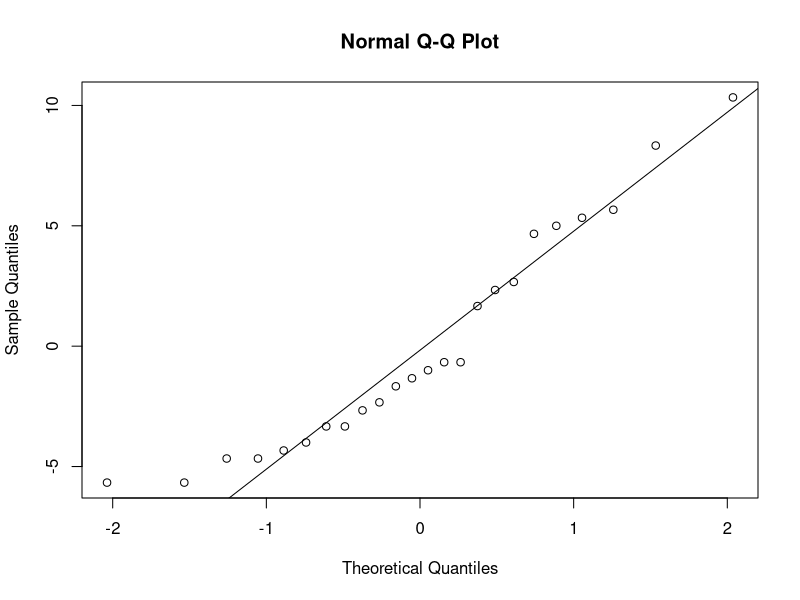
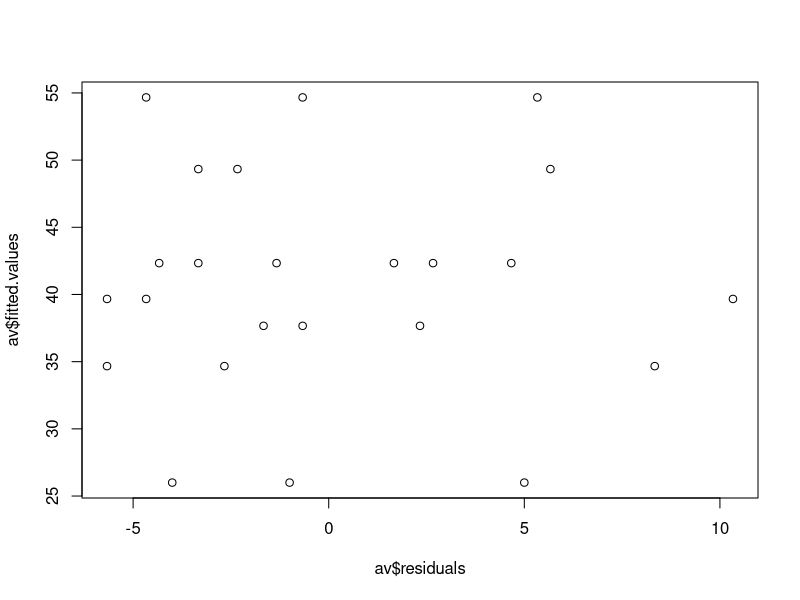
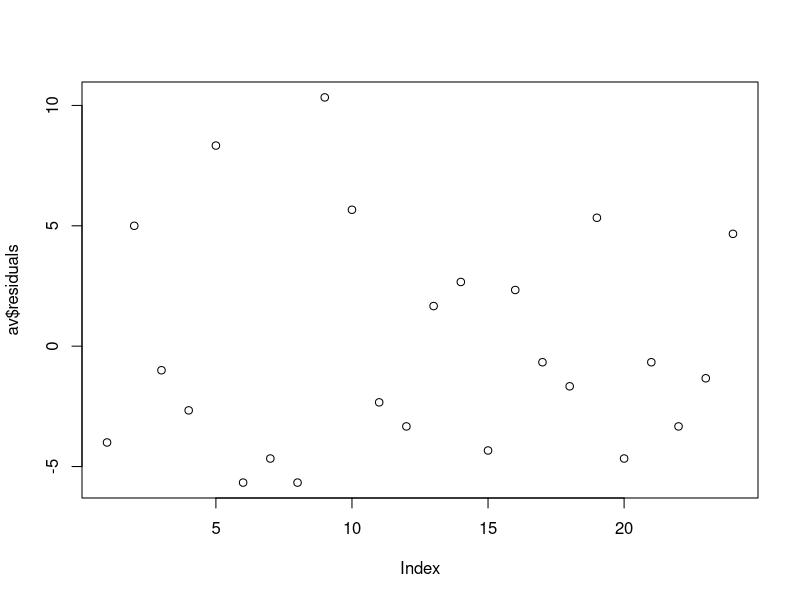
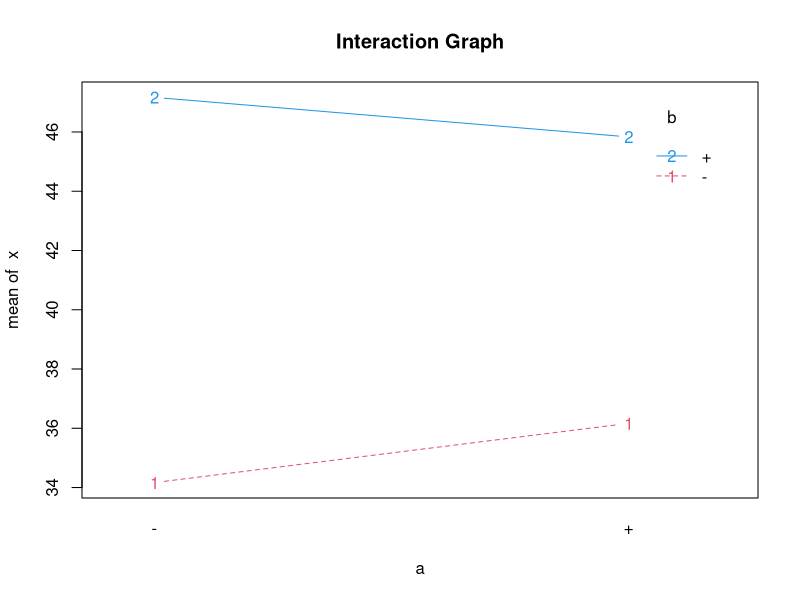
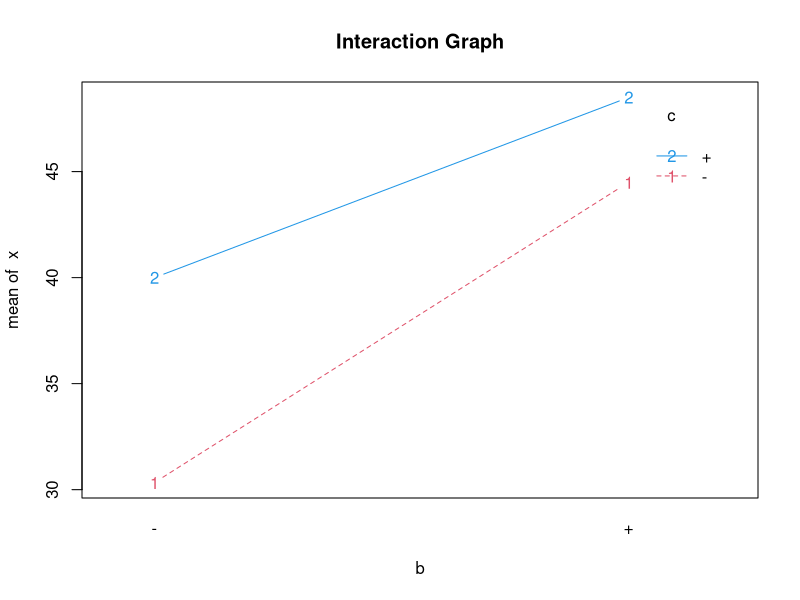
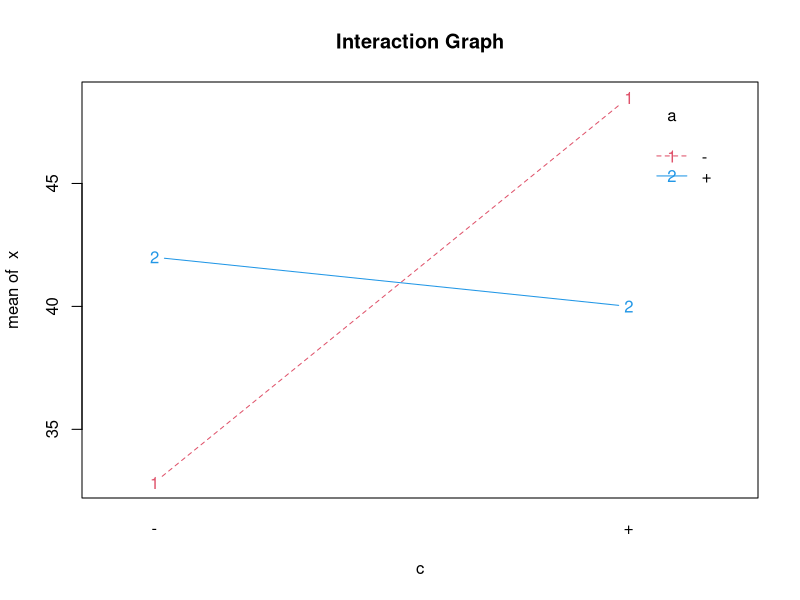

The R source for these figures, in order: (Note: this script raises an error after producing the figures.)
x <- c(22,31,25,32,43,29,35,34,50,55,47,46,44,45,38,40,37,36,60,50,54,39,41,47)
a <- c(rep("-",3),rep("+",3),rep("-",3),rep("+",3),rep("-",3),rep("+",3),rep("-",3),rep("+",3))
b <- c(rep("-",6),rep("+",6),rep("-",6),rep("+",6))
c <- c(rep("-",12),rep("+",12))
av <- aov(x~a*b*c)
summary(av)
rt <- lm(x~a*b*c)
summary(rt)

qqnorm(av$residuals)
qqline(av$residuals)

plot(av$residuals,av$fitted.values)
plot(av$residuals)

interaction.plot(a,b,x,type = "b",col = c(2,4,6),main = "Interaction Graph")
interaction.plot(b,c,x,type = "b",col = c(2,4,6),main = "Interaction Graph")
interaction.plot(c,a,x,type = "b",col = c(2,4,6),main = "Interaction Graph")

# 6.2
model = function(a,b,c){
  26.000+8.667*a+13.667*b+16.333*c-13.333*a*c
}
a <- 0:1
b <- 0:1
c <- 0:1

contour(a,b,model)
